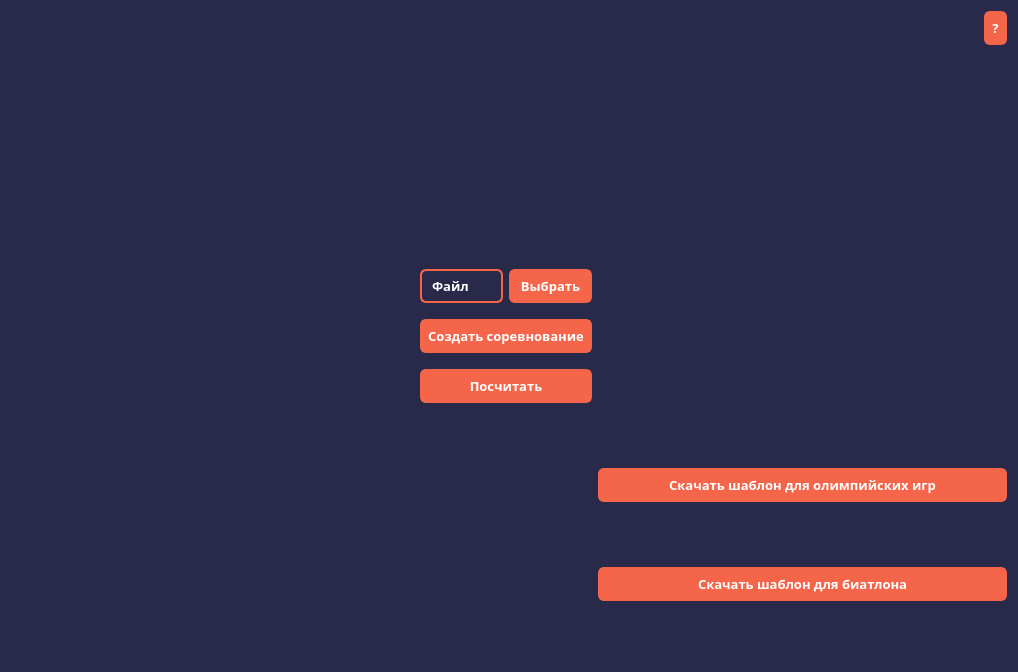
<?xml version="1.0" encoding="UTF-8"?>
<ui version="4.0">
 <class>MainWindow</class>
 <widget class="QMainWindow" name="MainWindow">
  <property name="geometry">
   <rect>
    <x>0</x>
    <y>0</y>
    <width>1018</width>
    <height>672</height>
   </rect>
  </property>
  <property name="font">
   <font>
    <family>Montserrat SemiBold</family>
    <pointsize>8</pointsize>
    <weight>75</weight>
    <bold>true</bold>
   </font>
  </property>
  <property name="windowTitle">
   <string>MainWindow</string>
  </property>
  <property name="styleSheet">
   <string notr="true">QMainWindow {
    background-color: black;
}</string>
  </property>
  <widget class="QWidget" name="centralWidget">
   <property name="font">
    <font>
     <family>Montserrat SemiBold</family>
     <pointsize>8</pointsize>
     <weight>75</weight>
     <bold>true</bold>
    </font>
   </property>
   <property name="styleSheet">
    <string notr="true">QWidget {
    background-color: #292949;
}</string>
   </property>
   <layout class="QVBoxLayout" name="verticalLayout">
    <property name="sizeConstraint">
     <enum>QLayout::SetDefaultConstraint</enum>
    </property>
    <item>
     <layout class="QGridLayout" name="gridLayout_2">
      <item row="0" column="1">
       <spacer name="verticalSpacer_2">
        <property name="orientation">
         <enum>Qt::Vertical</enum>
        </property>
        <property name="sizeHint" stdset="0">
         <size>
          <width>20</width>
          <height>40</height>
         </size>
        </property>
       </spacer>
      </item>
      <item row="1" column="2">
       <spacer name="horizontalSpacer">
        <property name="orientation">
         <enum>Qt::Horizontal</enum>
        </property>
        <property name="sizeHint" stdset="0">
         <size>
          <width>40</width>
          <height>20</height>
         </size>
        </property>
       </spacer>
      </item>
      <item row="2" column="1">
       <spacer name="verticalSpacer">
        <property name="orientation">
         <enum>Qt::Vertical</enum>
        </property>
        <property name="sizeType">
         <enum>QSizePolicy::Expanding</enum>
        </property>
        <property name="sizeHint" stdset="0">
         <size>
          <width>20</width>
          <height>40</height>
         </size>
        </property>
       </spacer>
      </item>
      <item row="2" column="2">
       <layout class="QVBoxLayout" name="verticalLayout_2">
        <property name="sizeConstraint">
         <enum>QLayout::SetDefaultConstraint</enum>
        </property>
        <item>
         <widget class="QPushButton" name="pushButton_download_olympic_games">
          <property name="sizePolicy">
           <sizepolicy hsizetype="Minimum" vsizetype="Fixed">
            <horstretch>0</horstretch>
            <verstretch>0</verstretch>
           </sizepolicy>
          </property>
          <property name="font">
           <font>
            <family>Montserrat SemiBold</family>
            <pointsize>10</pointsize>
            <weight>75</weight>
            <bold>true</bold>
           </font>
          </property>
          <property name="layoutDirection">
           <enum>Qt::LeftToRight</enum>
          </property>
          <property name="autoFillBackground">
           <bool>false</bool>
          </property>
          <property name="styleSheet">
           <string notr="true">QPushButton {
    background-color: #F5654A;
    border: 2px solid #F5654A;
    border-radius: 6px;
    padding: 6px;
    color: white;
}

QPushButton:hover {
    background-color: #292949;
    color: white;
}</string>
          </property>
          <property name="text">
           <string>Скачать шаблон для олимпийских игр</string>
          </property>
         </widget>
        </item>
        <item>
         <widget class="QPushButton" name="pushButton_download_biathlon">
          <property name="sizePolicy">
           <sizepolicy hsizetype="Minimum" vsizetype="Fixed">
            <horstretch>0</horstretch>
            <verstretch>0</verstretch>
           </sizepolicy>
          </property>
          <property name="font">
           <font>
            <family>Montserrat SemiBold</family>
            <pointsize>10</pointsize>
            <weight>75</weight>
            <bold>true</bold>
           </font>
          </property>
          <property name="styleSheet">
           <string notr="true">QPushButton {
    background-color: #F5654A;
    border: 2px solid #F5654A;
    border-radius: 6px;
    padding: 6px;
    color: white;
}

QPushButton:hover {
    background-color: #292949;
    color: white;
}</string>
          </property>
          <property name="text">
           <string>Скачать шаблон для биатлона</string>
          </property>
         </widget>
        </item>
       </layout>
      </item>
      <item row="0" column="2">
       <layout class="QGridLayout" name="gridLayout_3">
        <property name="sizeConstraint">
         <enum>QLayout::SetMinimumSize</enum>
        </property>
        <item row="0" column="1">
         <widget class="QPushButton" name="pushButton_info">
          <property name="font">
           <font>
            <family>Montserrat SemiBold</family>
            <pointsize>10</pointsize>
            <weight>75</weight>
            <bold>true</bold>
           </font>
          </property>
          <property name="styleSheet">
           <string notr="true">QPushButton {
    background-color: #F5654A;
    border: 2px solid #F5654A;
    border-radius: 6px;
    padding: 6px;
    color: white;
}

QPushButton:hover {
    background-color: #292949;
    color: white;
}</string>
          </property>
          <property name="text">
           <string>?</string>
          </property>
         </widget>
        </item>
        <item row="0" column="0">
         <spacer name="horizontalSpacer_3">
          <property name="orientation">
           <enum>Qt::Horizontal</enum>
          </property>
          <property name="sizeHint" stdset="0">
           <size>
            <width>40</width>
            <height>20</height>
           </size>
          </property>
         </spacer>
        </item>
        <item row="1" column="1">
         <spacer name="verticalSpacer_3">
          <property name="orientation">
           <enum>Qt::Vertical</enum>
          </property>
          <property name="sizeHint" stdset="0">
           <size>
            <width>20</width>
            <height>40</height>
           </size>
          </property>
         </spacer>
        </item>
       </layout>
      </item>
      <item row="1" column="1">
       <layout class="QVBoxLayout" name="verticalLayout_3">
        <item>
         <layout class="QHBoxLayout" name="horizontalLayout_2">
          <item>
           <widget class="QLabel" name="label">
            <property name="font">
             <font>
              <family>Montserrat SemiBold</family>
              <pointsize>10</pointsize>
              <weight>75</weight>
              <italic>false</italic>
              <bold>true</bold>
             </font>
            </property>
            <property name="toolTipDuration">
             <number>-1</number>
            </property>
            <property name="styleSheet">
             <string notr="true">QLabel {
    color: white;
    border: 2px solid #F5654A;
    border-radius: 6px;
    padding: 6px;
}</string>
            </property>
            <property name="text">
             <string>Файл</string>
            </property>
           </widget>
          </item>
          <item>
           <widget class="QPushButton" name="pushButton_file_choose">
            <property name="font">
             <font>
              <family>Montserrat SemiBold</family>
              <pointsize>10</pointsize>
              <weight>75</weight>
              <bold>true</bold>
             </font>
            </property>
            <property name="styleSheet">
             <string notr="true">QPushButton {
    background-color: #F5654A;
    border: 2px solid #F5654A;
    border-radius: 6px;
    padding: 6px;
    color: white;
}

QPushButton:hover {
    background-color: #292949;
    color: white;
}</string>
            </property>
            <property name="text">
             <string>Выбрать</string>
            </property>
           </widget>
          </item>
         </layout>
        </item>
        <item>
         <widget class="QPushButton" name="pushButton_createCompetition">
          <property name="font">
           <font>
            <family>Montserrat SemiBold</family>
            <pointsize>10</pointsize>
            <weight>75</weight>
            <bold>true</bold>
           </font>
          </property>
          <property name="styleSheet">
           <string notr="true">QPushButton {
    background-color: #F5654A;
    border: 2px solid #F5654A;
    border-radius: 6px;
    padding: 6px;
    color: white;
    margin: 10px 0;
}

QPushButton:hover {
    background-color: #292949;
    color: white;
}</string>
          </property>
          <property name="text">
           <string>Создать соревнование</string>
          </property>
         </widget>
        </item>
        <item>
         <widget class="QPushButton" name="pushButton_answer">
          <property name="sizePolicy">
           <sizepolicy hsizetype="Minimum" vsizetype="Fixed">
            <horstretch>0</horstretch>
            <verstretch>0</verstretch>
           </sizepolicy>
          </property>
          <property name="font">
           <font>
            <family>Montserrat SemiBold</family>
            <pointsize>10</pointsize>
            <weight>75</weight>
            <italic>false</italic>
            <bold>true</bold>
           </font>
          </property>
          <property name="styleSheet">
           <string notr="true">QPushButton {
    background-color: #F5654A;
    border: 2px solid #F5654A;
    border-radius: 6px;
    padding: 6px;
    color: white;
}

QPushButton:hover {
    background-color: #292949;
    color: white;
}</string>
          </property>
          <property name="text">
           <string>Посчитать</string>
          </property>
         </widget>
        </item>
       </layout>
      </item>
      <item row="1" column="0">
       <spacer name="horizontalSpacer_2">
        <property name="orientation">
         <enum>Qt::Horizontal</enum>
        </property>
        <property name="sizeHint" stdset="0">
         <size>
          <width>40</width>
          <height>20</height>
         </size>
        </property>
       </spacer>
      </item>
     </layout>
    </item>
   </layout>
  </widget>
 </widget>
 <layoutdefault spacing="6" margin="11"/>
 <resources/>
 <connections/>
</ui>
